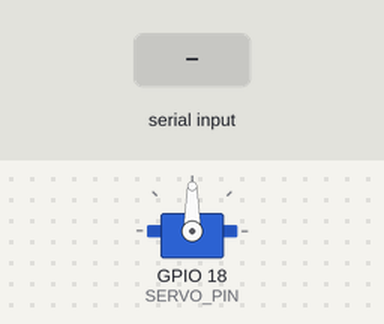
The sketch below on a simulated ESP32. On the bench: servo. Inputs (shaded band) come from the test bench. Nothing arrives over Bluetooth unless stated; what the sketch prints to the serial monitor is not drawn.

Above: at 1.7 s.
1.8 s: "organik\n" received over Serial
At 2.4 s:
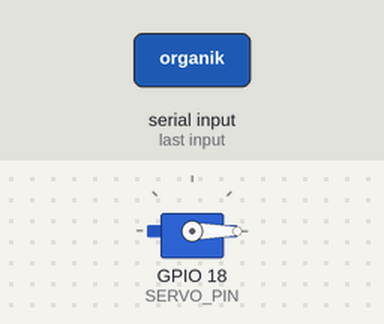
3.3 s: "anorganik\n" received over the second serial link
At 3.6 s:
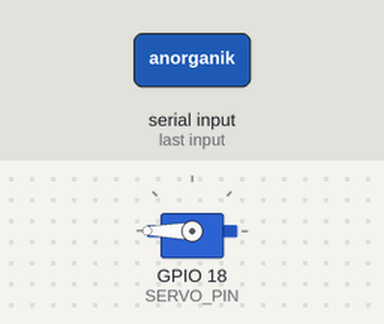
4.8 s: "organik\n" received over the second serial link
At 5.9 s:
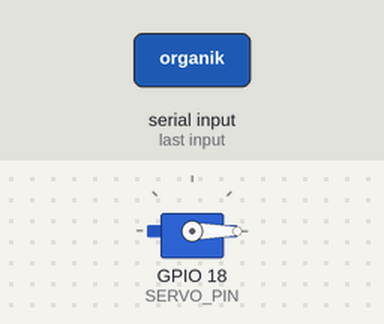
6.3 s: "default\n" received over Serial
At 7.0 s:
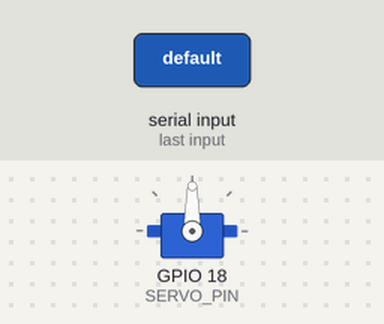
7.8 s: "anorganik\n" received over Serial
At 8.1 s:
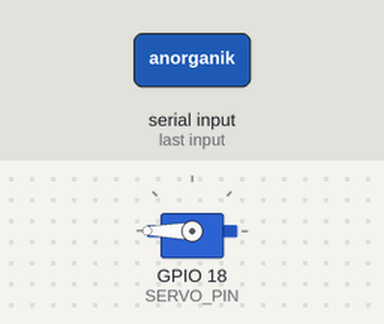
Timing chart, 0 to 10.8 s (numbered marks = the images above; inputs shaded):
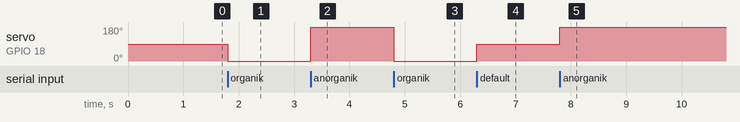

Measured:
- after the input at 1.8 s, servo on GPIO 18 (SERVO_PIN): 90° → 0° at once
- after the input at 3.3 s, servo on GPIO 18 (SERVO_PIN): 0° → 180° at once
- after the input at 4.8 s, servo on GPIO 18 (SERVO_PIN): 180° → 0° at once
- after the input at 6.3 s, servo on GPIO 18 (SERVO_PIN): 0° → 90° at once
- after the input at 7.8 s, servo on GPIO 18 (SERVO_PIN): 90° → 180° at once

The sketch:

esp32_servo_bluetooth.ino
```cpp
/*
 * ============================================================
 *  ESP32 Servo Controller via Bluetooth Serial
 *  -------------------------------------------
 *  Perintah yang diterima:
 *    "organik"   → Servo ke KANAN  (0°)
 *    "anorganik" → Servo ke KIRI   (180°)
 *    "default"   → Servo ke TENGAH (90°)
 *
 *  Library yang dibutuhkan:
 *    - ESP32Servo  (install via Library Manager)
 *    - BluetoothSerial (sudah built-in di ESP32 Arduino Core)
 *
 *  Wiring:
 *    Servo Signal → GPIO 18
 *    Servo VCC    → 5V (atau VIN)
 *    Servo GND    → GND
 * ============================================================
 */

#include <BluetoothSerial.h>
#include <ESP32Servo.h>

// ── Konfigurasi ──────────────────────────────────────────────
#define SERVO_PIN      18      // Pin signal servo
#define POS_DEFAULT    90      // Posisi tengah (default)
#define POS_ORGANIK     0      // Posisi kanan  (organik)
#define POS_ANORGANIK  180     // Posisi kiri   (anorganik)
#define BT_DEVICE_NAME "ESP32_SampahSorter"
// ─────────────────────────────────────────────────────────────

BluetoothSerial SerialBT;
Servo myServo;

String inputBuffer = "";

void setup() {
  Serial.begin(115200);

  // Inisialisasi Bluetooth
  if (!SerialBT.begin(BT_DEVICE_NAME)) {
    Serial.println("[ERROR] Bluetooth gagal diinisialisasi!");
    while (true);
  }
  Serial.println("[INFO] Bluetooth aktif. Nama: " + String(BT_DEVICE_NAME));

  // Inisialisasi Servo
  ESP32PWM::allocateTimer(0);
  myServo.setPeriodHertz(50);          // Standar 50Hz untuk servo
  myServo.attach(SERVO_PIN, 500, 2400); // min/max pulse width (µs)
  goToDefault();

  Serial.println("[INFO] Servo siap di pin " + String(SERVO_PIN));
  Serial.println("[INFO] Menunggu perintah Bluetooth...");
}

void loop() {
  // Baca data dari Bluetooth jika tersedia
  while (SerialBT.available()) {
    char c = (char)SerialBT.read();

    if (c == '\n' || c == '\r') {
      if (inputBuffer.length() > 0) {
        processCommand(inputBuffer);
        inputBuffer = "";
      }
    } else {
      inputBuffer += c;
    }
  }

  // Juga baca dari Serial Monitor untuk debugging
  while (Serial.available()) {
    char c = (char)Serial.read();
    if (c == '\n' || c == '\r') {
      if (inputBuffer.length() > 0) {
        processCommand(inputBuffer);
        inputBuffer = "";
      }
    } else {
      inputBuffer += c;
    }
  }
}

// ── Fungsi Pemrosesan Perintah ────────────────────────────────
void processCommand(String cmd) {
  cmd.trim();
  cmd.toLowerCase();

  Serial.println("[CMD] Diterima: " + cmd);

  if (cmd == "organik") {
    goToOrganik();
  } else if (cmd == "anorganik") {
    goToAnorganik();
  } else if (cmd == "default") {
    goToDefault();
  } else if (cmd == "status") {
    sendStatus();
  } else {
    String errMsg = "ERROR:perintah_tidak_dikenal:" + cmd;
    SerialBT.println(errMsg);
    Serial.println("[WARN] " + errMsg);
  }
}

// ── Fungsi Gerak Servo ────────────────────────────────────────
void goToOrganik() {
  myServo.write(POS_ORGANIK);
  delay(500); // Tunggu servo sampai posisi
  SerialBT.println("OK:organik:kanan:" + String(POS_ORGANIK));
  Serial.println("[SERVO] → Kanan (Organik) " + String(POS_ORGANIK) + "°");
}

void goToAnorganik() {
  myServo.write(POS_ANORGANIK);
  delay(500);
  SerialBT.println("OK:anorganik:kiri:" + String(POS_ANORGANIK));
  Serial.println("[SERVO] ← Kiri (Anorganik) " + String(POS_ANORGANIK) + "°");
}

void goToDefault() {
  myServo.write(POS_DEFAULT);
  delay(500);
  SerialBT.println("OK:default:tengah:" + String(POS_DEFAULT));
  Serial.println("[SERVO] — Tengah (Default) " + String(POS_DEFAULT) + "°");
}

void sendStatus() {
  int pos = myServo.read();
  String posLabel;
  if (pos <= 10)         posLabel = "organik(kanan)";
  else if (pos >= 170)   posLabel = "anorganik(kiri)";
  else                   posLabel = "default(tengah)";

  String statusMsg = "STATUS:posisi=" + String(pos) + ":" + posLabel;
  SerialBT.println(statusMsg);
  Serial.println("[STATUS] " + statusMsg);
}
```
